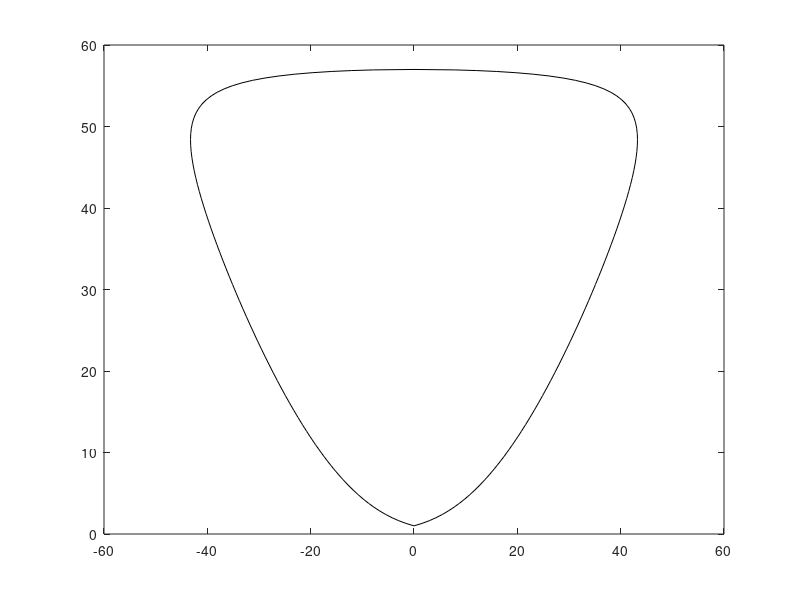

Write MATLAB code to recreate this figure.
clear;
clear all
% close all;

%% Diagrama polar

% Dado un M1_i determinado, se representa el plano p2/p1 para todos los
% valores posibles de beta incidente (de asind(1/M1_i) hasta 90º) respecto
% theta. Destacar que en las relaciones de salto, sólo se tiene en cuenta
% la componente normal de la velocidad y el número de Mach
% (M1n=M1*sind(beta)) al tratarse de una onda de choque oblicua.

gamma=1.4;

theta=@(M1,beta,gamma) atand((M1.^2.*(sind(beta)).^2-1)*2.*cotd(beta)./(gamma*M1.^2+M1.^2.*cosd(2*beta)+2));
p2_p1=@(M1,beta,gamma) (2*gamma*M1.^2.*sind(beta).^2-gamma+1)/(gamma+1); % Sólo se tiene e cuenta la componente normal de M1
M2=@(M1,beta,gamma) sqrt((2+(gamma-1)*M1^2)./(2*gamma*M1^2*sind(beta).^2-gamma+1)+(2*M1^2*(cosd(beta)).^2)./((gamma-1)*M1^2*(sind(beta)).^2+2));

% Onda de choque a M1_i y beta_i_1 determinados:
% INPUTS:
M1_i=7;
% m -> beta_i_1(m);
beta_i_1=asind(1/M1_i):1:90;
beta_i_1(length(beta_i_1))=90;
theta_1=theta(M1_i,beta_i_1,gamma);
p2_p1_1=p2_p1(M1_i,beta_i_1,gamma);
figure()
plot(theta_1,p2_p1_1,'k');
hold on;
plot(-theta_1,p2_p1_1,'k');

% plot(1,1);
% axis([-45 45 1 max(p2_p1_1)]);
% hold on;
% 
% % Eje y (deflexión nula)
% plot([0,0],[0,20],'--k');
% hold on;
% 
% 
% %Ahora para la onda reflejada
% M2_i=M2(M1_i,beta_i_1,gamma); % Es un vector que tiene un valor asociado a cada beta_i_1 
% M1_r=M2_i;
% M1_r(M1_r<1)=NaN;
% M=length(M1_r); % beta_i_1 y M1_r tienen el mismo tamaño
% for j=1:M
%     if isnan(M1_r(j))
%         index=j-1;
%         break
%     end
% end
%     
%     
% % Se calcula la matriz beta_i_2 (filas -> valores posibles de beta_i;
% % columnas -> valores de Mi_r) y, a partir de ella, las matrices theta_2 y
% % p2_p1_2.
% 
% % i -> beta_i
% % j -> M1_r
% 
% beta_i_2=NaN(M);
% for j=1:M
%     rango=length(asind(1/M1_r(j)):1:90);
%     beta_i_2(1:rango,j)=asind(1/M1_r(j)):1:90;
%     if j<=index
%         if beta_i_2(rango,j)<90
%             beta_i_2(rango,j)=90;
%         end
%     end
% end
% theta_2=theta(M1_r,beta_i_2,gamma);
% p2_p1_2=p2_p1(M1_r,beta_i_2,gamma);
% 
% %%
% % Resultados: SE PONE EN COMENTARIO 1. ó 2.  
% 
% % 1. Te resuelve el diagrama polar para un beta_i_1 definido según m
% % (índice del vector).
% 
% % 2. Te resuelve el diagrama polar para el que existe onda reflejada dado
% % un M1_i, es decir, corta con la vertical theta=0.
% 
% % 1.Diagrama polar de la onda reflejada para cierto beta_i_1(m):
% m=12; 
% plot(theta_1(m)+theta_2(:,m),p2_p1_1(m)+p2_p1_2(:,m)-1,'g',theta_1(m)-theta_2(:,m),p2_p1_1(m)+p2_p1_2(:,m)-1,'g');
% % axis([-60 60 0 140]); 
% xlabel(texlabel('theta [º]'));
% ylabel('$\frac{p_2}{p_1}$','interpreter','latex','Rotation',0);
% % text(15,1.5,sprintf('M_1 = %.f', M1_i)); 
% % text(15,3,sprintf('M_2 = %.2f',M1_r(m)));
% % text(15,5,'i'); text(15,7,'r');


% plot(theta_2(:,m),p2_p1_2(:,m),'g',-theta_2(:,m),+p2_p1_2(:,m),'g');

% EJEMPLO DE ONDA DE CHOQUE NOMAL !!!!!!!!!!!!!!!!!!!!!!!!!!!!!!!!!!!!!!!!!!!!!!!!!!!!!!!!!!!!!!!!!!!!!!!!!
% text(15,5, sprintf('\\beta_{i} = %.2f', beta_i_1(m)));
% axis([-45 45 1 15]);
% xlabel(texlabel('theta [º]'));
% ylabel('$p_2/p_1$','interpreter','latex','Rotation',0);
% text(15,1.5,'$M=3$','interpreter','latex');

% % 2.Diagrama polar de la onda reflejada que corta tangencialmente con la
% % vertical theta=0. Condiciones límites beta_i_1_max:
% %m = beta i
% m=1;
% while m<length(beta_i_1)
%     if theta_1(m)-max(theta_2(:,m))>0
%         m=m-1;
%         break;
%     end
%     m=m+1;
% end
% beta_i_1_max=beta_i_1(m);
% plot(theta_1(m)+theta_2(:,m),p2_p1_1(m)+p2_p1_2(:,m)-1,'g',theta_1(m)-theta_2(:,m),p2_p1_1(m)+p2_p1_2(:,m)-1,'g');
% plot(theta_2(:,m),p2_p1_2(:,m),'g',-theta_2(:,m),p2_p1_2(:,m),'g');
% text(15,9, sprintf('\\beta_{i}^{max} = %.2f', beta_i_1_max));
% axis([-60 60 1 15]);
% xlabel(texlabel('theta [º]'));
% ylabel('$\frac{p_2}{p_1}$','interpreter','latex','Rotation',0);
% text(15,1.5,sprintf('M_1 = %.f', M1_i));
% text(15,3,sprintf('M_2 = %.2f', M1_r(m)));
% text(15,5,'i');
% text(15,7,'r');








